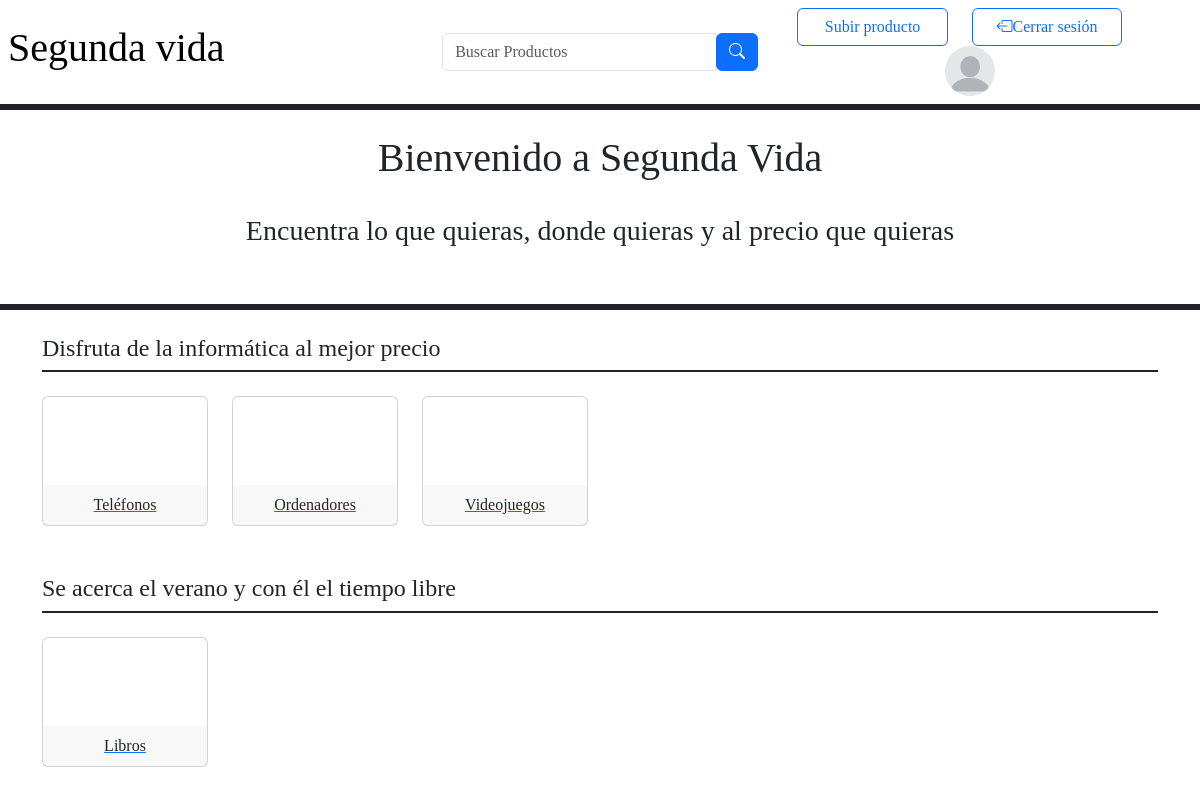
/ (signed in), run on an earlier commit of the app's database.
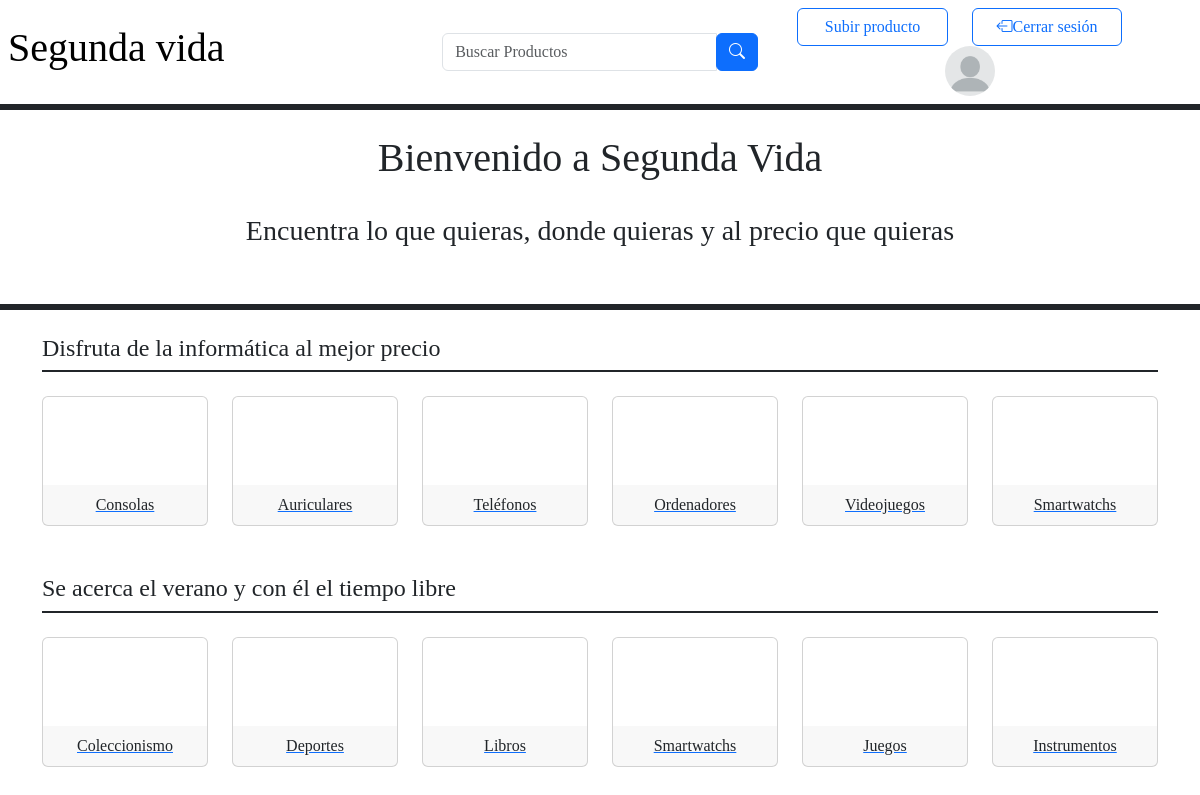
And on a later commit of the database.
### tfg_app/models.py (models this page shows, shortened)
class Categoria(models.Model):
    id = models.IntegerField(primary_key=True)
    nombre = models.CharField(max_length = 1000)
    icono = models.CharField(max_length=1000)

### tfg_app/views.py (the view)
# urls.py: path('', Menu.as_view(), name='index'),
class Menu(LoginRequiredMixin,TemplateView):
    template_name = 'menu.html'
    def get_context_data(self, **kwargs):
            context = super().get_context_data(**kwargs)
            context['perfil'] = Perfil.objects.get(user_id = self.request.user.id)
            context['informaticos'] = Categoria.objects.filter(nombre__in = ['Consolas','Auriculares','Teléfonos','Ordenadores','Videojuegos','Smartwatchs'] )
            context['verano'] = Categoria.objects.filter(nombre__in = ['Deportes','Libros','Coleccionismo','Juegos','Instrumentos','Smartwatchs'] )
            return context

### tfg_app/templates/menu.html (shortened to what this page needs)
<!DOCTYPE html>
<html lang="en">
<head>
</head>
<body>
    {% include 'header.html'%}
    <div class="titulo">
        <div class="col p-4 text-center">
            <div class="row">
                <h1>Bienvenido a Segunda Vida</h1>
            </div>
            <div class="row p-4">
                <h3>Encuentra lo que quieras, donde quieras y al precio que quieras</h3>
            </div>
        </div>
        <div class="border border-3 border-dark"></div>
    </div>
    <br>
<div class="container">
    <h4>Disfruta de la informática al mejor precio</h4>
    <div class="border border-1 border-dark"></div>
    <br>
<div class="row">
    {% for categoria in informaticos%}
    <div class="col-md-2" >
        <a href="{% url 'product_list' pk=categoria.pk%}">
        <div class="card pt-5"id="cart" >
            <div class="card-body text-center p-2 pt-3 pb-4">
            </div>
            <div class="card-footer border-0 text-center p-2" style=" text-decoration: none;">
                {{categoria.nombre}}
            </div>
        </div>
    </a>
    </div>
    {% endfor %}
</div>
    <br><br>
    <h4>Se acerca el verano y con él el tiempo libre</h4>
    <div class="border border-1 border-dark"></div>
    <br>
<div class="row">
    {% for categoria in verano%}
    <div class="col-md-2" >
        <a href="{% url 'product_list' pk=categoria.pk%}">
        <div class="card pt-5"id="cart" >
            <div class="card-body text-center p-2 pt-3 pb-4">
            </div>
            <div class="card-footer border-0 text-center p-2">
                {{categoria.nombre}}
            </div>
        </div>
    </a>
    </div>
    {% endfor%}
</div>
</body>

What changed in the data, as far as the page shows it:
now on this page (row edited): Categoria: nombre "Consolas", shown under "Disfruta de la informática al mejor precio"
now on this page (row edited): Categoria: nombre "Auriculares", shown under "Disfruta de la informática al mejor precio"
added Categoria: nombre "Smartwatchs"
now on this page (row edited): Categoria: nombre "Coleccionismo", shown under "Se acerca el verano y con él el tiempo libre"
now on this page (row edited): Categoria: nombre "Deportes", shown under "Se acerca el verano y con él el tiempo libre"
added Categoria: nombre "Juegos", shown under "Se acerca el verano y con él el tiempo libre"
added Categoria: nombre "Instrumentos", shown under "Se acerca el verano y con él el tiempo libre"
